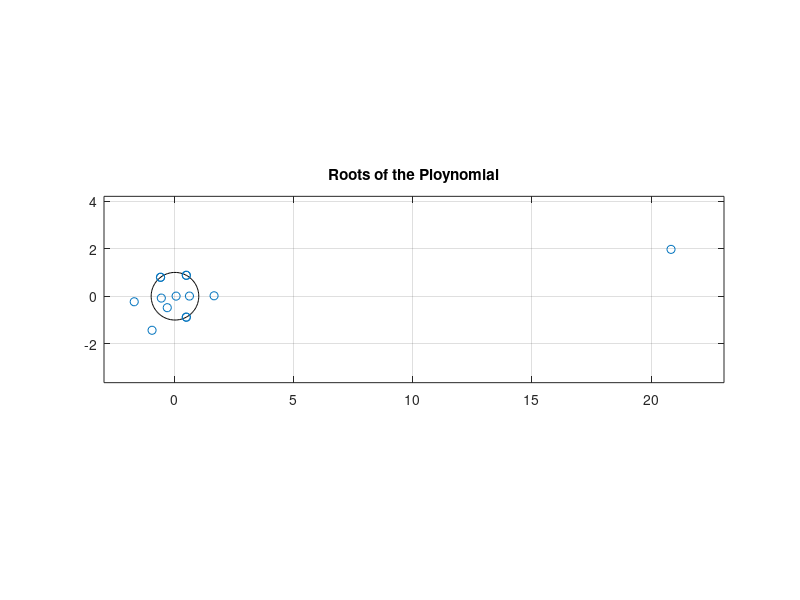
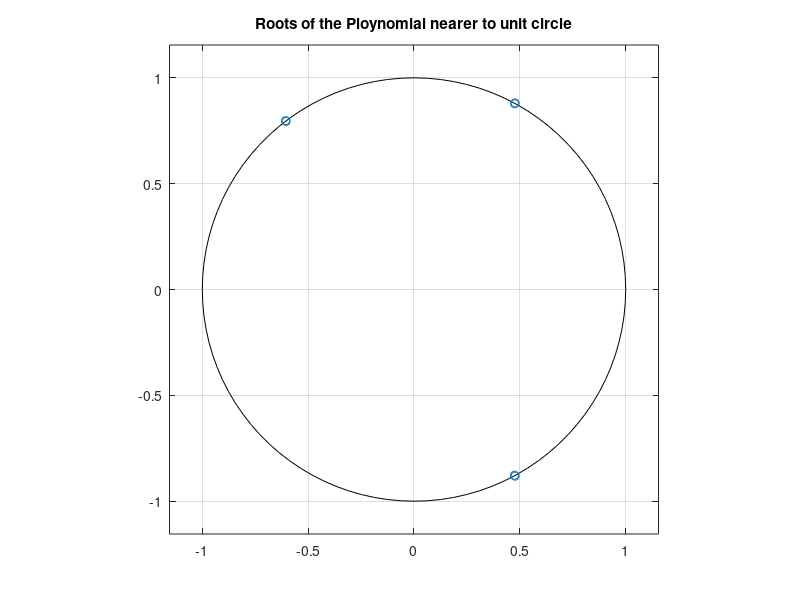

These figures' MATLAB source, in order:
%%
 % Copyright (c) 2025, Sanjeeva Reddy S
 % All rights reserved.
 
 %This source code is licensed under the MIT license found in the
 % LICENSE file in the root directory of this source tree.
 
 % Unauthorized copying of this file, via any medium, is strictly prohibited
 % unless explicit permission is granted by the copyright owner.
 
 % Description:
 % This file contains utility functions for processing sparse arrays.
 
 % Author: Sanjeeva Reddy S
 % EMail: sanjeevareddy.s414@gmail.com
 % Created on: January 5, 2025




%% Simulation of 1-Dimensional Array for Estimation of Angle of Arrival Using ROOT - MUSIC Algorithm

%%%%%%%%%%%%%%%%%%%%%%%%%%%%%%%%%%%%%%%%%%%%%%%
%%%%%%%%%%%%%%%%%%%%%%%%%%%%%%%%%%%%%%%%%%%%%%%
%% Clear the cache
%%%%%%%%%%%%%%%%%%%%%%%%%%%%%%%%%%%%%%%%%%%%%%%

clc; clear;close;tic

%%%%%%%%%%%%%%%%%%%%%%%%%%%%%%%%%%%%%%%%%%%%%%%
%% Parameters
%%%%%%%%%%%%%%%%%%%%%%%%%%%%%%%%%%%%%%%%%%%%%%%


numElements = 8;% Number of antenna elements
elementSpacing = 0.5;% Half wavelength spacing
numSignals = 3; % Number of signal sources
angles = [-20 45 20 ]; % Directions of arrival
numSnapshots = 200;% Number of samples
SNR = 20;                                  % Signal to Noise Ratio (dB)


%%%%%%%%%%%%%%%%%%%%%%%%%%%%%%%%%%%%%%%%%%%%%%%
%% Create the steering vectors and Singal matrices
%%%%%%%%%%%%%%%%%%%%%%%%%%%%%%%%%%%%%%%%%%%%%%%

steeringVector = exp(-1j*(0:numElements-1)'*pi*sin(deg2rad(angles)));


% Generating source signal
signal = randn(numSignals, numSnapshots);


% Generating noise signal

noise_variance = 10^(-SNR/10);
noise = sqrt(noise_variance/2) * (randn(numElements, numSnapshots) + 1i * randn(numElements, numSnapshots));


% Received signal matrix
R = steeringVector * signal + noise;

R_signal = (R*R')/numSnapshots;



%%%%%%%%%%%%%%%%%%%%%%%%%%%%%%%%%%%%%%%%%%%%%%%
%% ROOT MUSIC Algorithm 
%%%%%%%%%%%%%%%%%%%%%%%%%%%%%%%%%%%%%%%%%%%%%%%


% Perform Eigenvalue Decomposition
[eigenVectors, eigenValues] = eig(R_signal);  % Eigen value computation for covariance matrix
[~, idx] = sort(diag(eigenValues));  
noiseSubspace = eigenVectors(:, idx(1:numElements-numSignals));  % Noise Subspace

% Finding zeros of polynomial, 
C = noiseSubspace * noiseSubspace';
for k = (-numElements+1):(numElements-1)
    P(numElements+k) = sum(diag(C, k));
    % P(numElements+k) = P(numElements+k)*exp(-1i*pi*numElements+k*sin(angle(P(numElements+k))))
end

% Computation of Roots of the Polynomial
rts = roots(P);

figure(1);zplane(rts);title("Roots of the Ploynomial");


% Choose the roots closest to the unit circle
dist_from_unit_circle =abs(abs(rts)-1); % Computing the roots nearer to the Unit Circle
figure(2);zplane(rts(dist_from_unit_circle<0.09));title("Roots of the Ploynomial nearer to unit circle");

angles = -rad2deg(asin(angle(rts(dist_from_unit_circle<0.09)) / pi));
disp("Estimated Angle of Arrivals: "+angles);


%%%%%%%%%%%%%%%%%%%%%%%%%%%%%%%%%%%%%%%%%%%%%%%


toc


%%%%%%%%%%%%%%%%%%%%%%%%%%%%%%%%%%%%%%%%%%%%%%%
%%%%%%%%%%%%%%%%%%%%%%%%%%%%%%%%%%%%%%%%%%%%%%%
